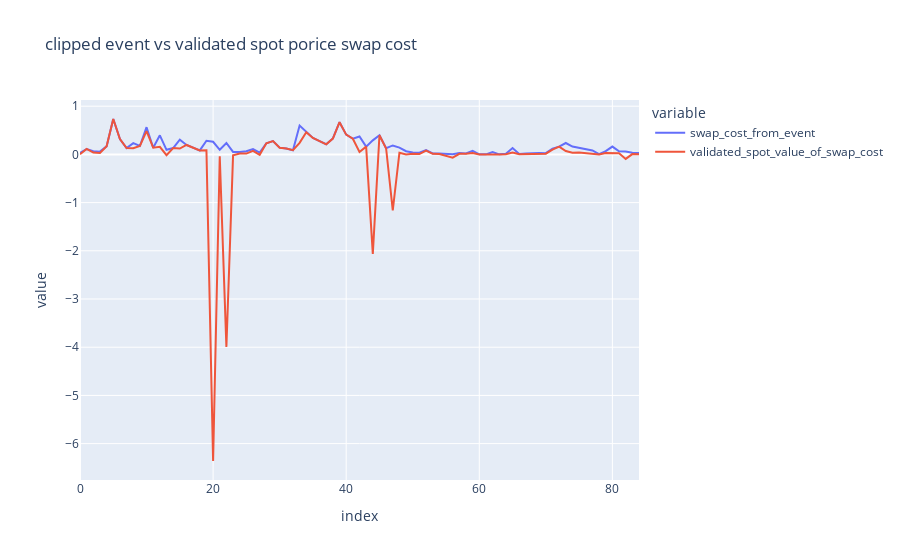

Write notebook code for a chart like this one.
### Code cell
px.line(rebalance_from_idle_df[['swap_cost_from_event', 'validated_spot_value_of_swap_cost']], title='clipped event vs validated spot porice swap cost')
